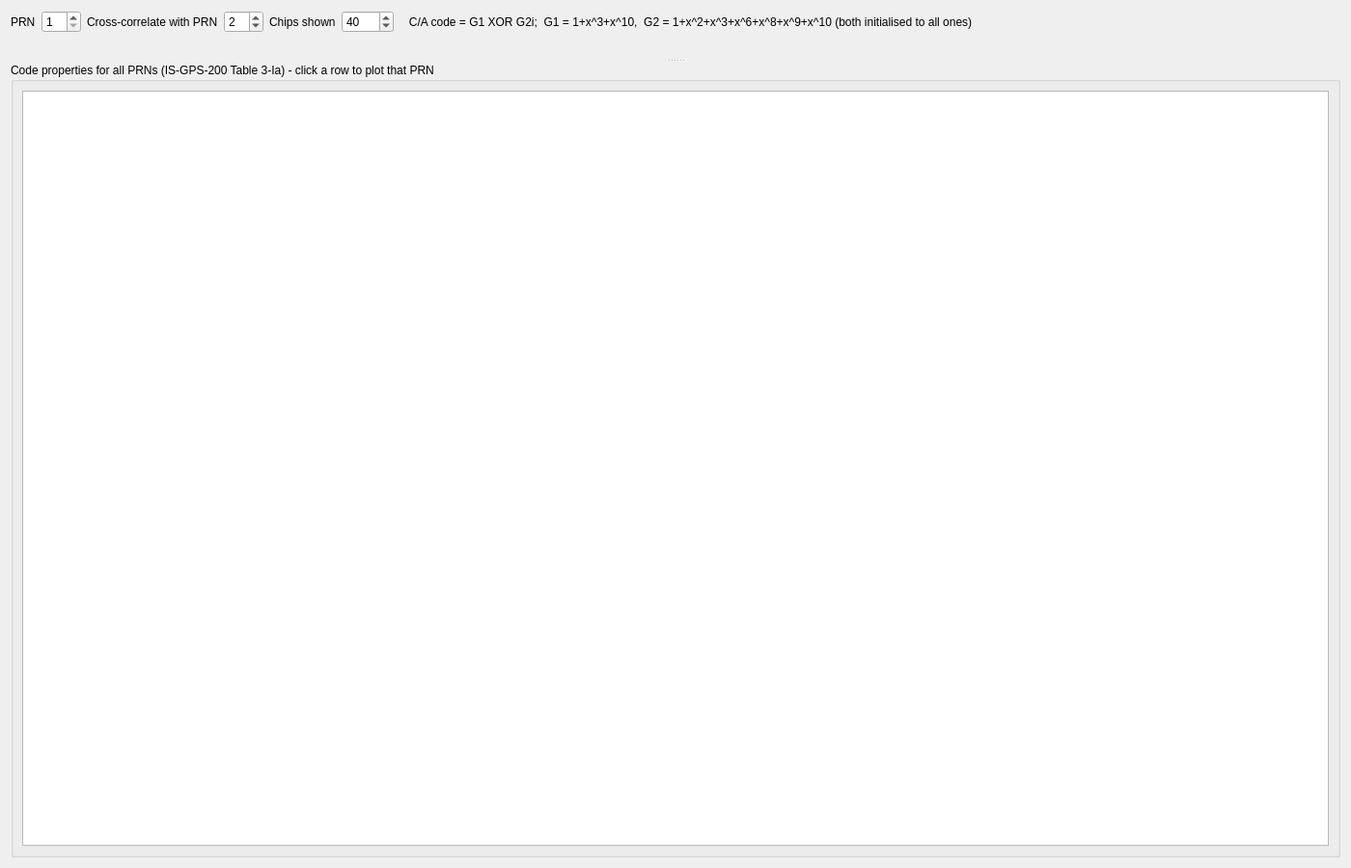
<?xml version="1.0" encoding="UTF-8"?>
<ui version="4.0">
 <class>CaCodePage</class>
 <widget class="QWidget" name="CaCodePage">
  <property name="geometry">
   <rect><x>0</x><y>0</y><width>1400</width><height>900</height></rect>
  </property>
  <layout class="QVBoxLayout" name="mainLayout">
   <item>
    <layout class="QHBoxLayout" name="controlsLayout">
     <item><widget class="QLabel" name="prnALabel"><property name="text"><string>PRN</string></property></widget></item>
     <item>
      <widget class="QSpinBox" name="prnASpin">
       <property name="minimum"><number>1</number></property>
       <property name="maximum"><number>32</number></property>
       <property name="value"><number>1</number></property>
      </widget>
     </item>
     <item><widget class="QLabel" name="prnBLabel"><property name="text"><string>Cross-correlate with PRN</string></property></widget></item>
     <item>
      <widget class="QSpinBox" name="prnBSpin">
       <property name="minimum"><number>1</number></property>
       <property name="maximum"><number>32</number></property>
       <property name="value"><number>2</number></property>
      </widget>
     </item>
     <item><widget class="QLabel" name="chipsLabel"><property name="text"><string>Chips shown</string></property></widget></item>
     <item>
      <widget class="QSpinBox" name="chipsSpin">
       <property name="minimum"><number>10</number></property>
       <property name="maximum"><number>1023</number></property>
       <property name="value"><number>40</number></property>
      </widget>
     </item>
     <item><widget class="QLabel" name="infoLabel"><property name="text"><string>   C/A code = G1 XOR G2i;  G1 = 1+x^3+x^10,  G2 = 1+x^2+x^3+x^6+x^8+x^9+x^10 (both initialised to all ones)</string></property></widget></item>
     <item>
      <spacer name="controlsSpacer">
       <property name="orientation"><enum>Qt::Horizontal</enum></property>
       <property name="sizeHint" stdset="0"><size><width>40</width><height>20</height></size></property>
      </spacer>
     </item>
    </layout>
   </item>
   <item>
    <widget class="QSplitter" name="splitter">
     <property name="orientation"><enum>Qt::Vertical</enum></property>
     <widget class="QWidget" name="plotsWidget">
      <layout class="QGridLayout" name="plotsGrid">
       <item row="0" column="0">
        <widget class="gui::PlotWidget" name="sequencePlot" native="true">
         <property name="xLabel" stdset="0"><string>Chip</string></property>
        </widget>
       </item>
       <item row="0" column="1">
        <widget class="gui::PlotWidget" name="autoPlot" native="true">
         <property name="xLabel" stdset="0"><string>Lag (chips)</string></property>
         <property name="yLabel" stdset="0"><string>Correlation</string></property>
        </widget>
       </item>
       <item row="0" column="2">
        <widget class="gui::PlotWidget" name="crossPlot" native="true">
         <property name="xLabel" stdset="0"><string>Lag (chips)</string></property>
         <property name="yLabel" stdset="0"><string>Correlation</string></property>
        </widget>
       </item>
       <item row="1" column="0">
        <widget class="gui::PlotWidget" name="trianglePlot" native="true">
         <property name="xLabel" stdset="0"><string>Offset (chips)</string></property>
         <property name="yLabel" stdset="0"><string>Normalised correlation</string></property>
        </widget>
       </item>
       <item row="1" column="1" colspan="2">
        <widget class="gui::PlotWidget" name="spectrumPlot" native="true">
         <property name="xLabel" stdset="0"><string>Frequency offset (MHz)</string></property>
         <property name="yLabel" stdset="0"><string>Power (dB)</string></property>
        </widget>
       </item>
      </layout>
     </widget>
     <widget class="QGroupBox" name="tableGroup">
      <property name="title"><string>Code properties for all PRNs (IS-GPS-200 Table 3-Ia) - click a row to plot that PRN</string></property>
      <layout class="QVBoxLayout" name="tableLayout">
       <item><widget class="gui::DataTable" name="codeTable"/></item>
      </layout>
     </widget>
    </widget>
   </item>
  </layout>
 </widget>
 <customwidgets>
  <customwidget>
   <class>gui::PlotWidget</class>
   <extends>QWidget</extends>
   <header>gui/PlotWidget.h</header>
   <container>1</container>
  </customwidget>
  <customwidget>
   <class>gui::DataTable</class>
   <extends>QTableWidget</extends>
   <header>gui/DataTable.h</header>
  </customwidget>
 </customwidgets>
 <resources/>
 <connections/>
</ui>
